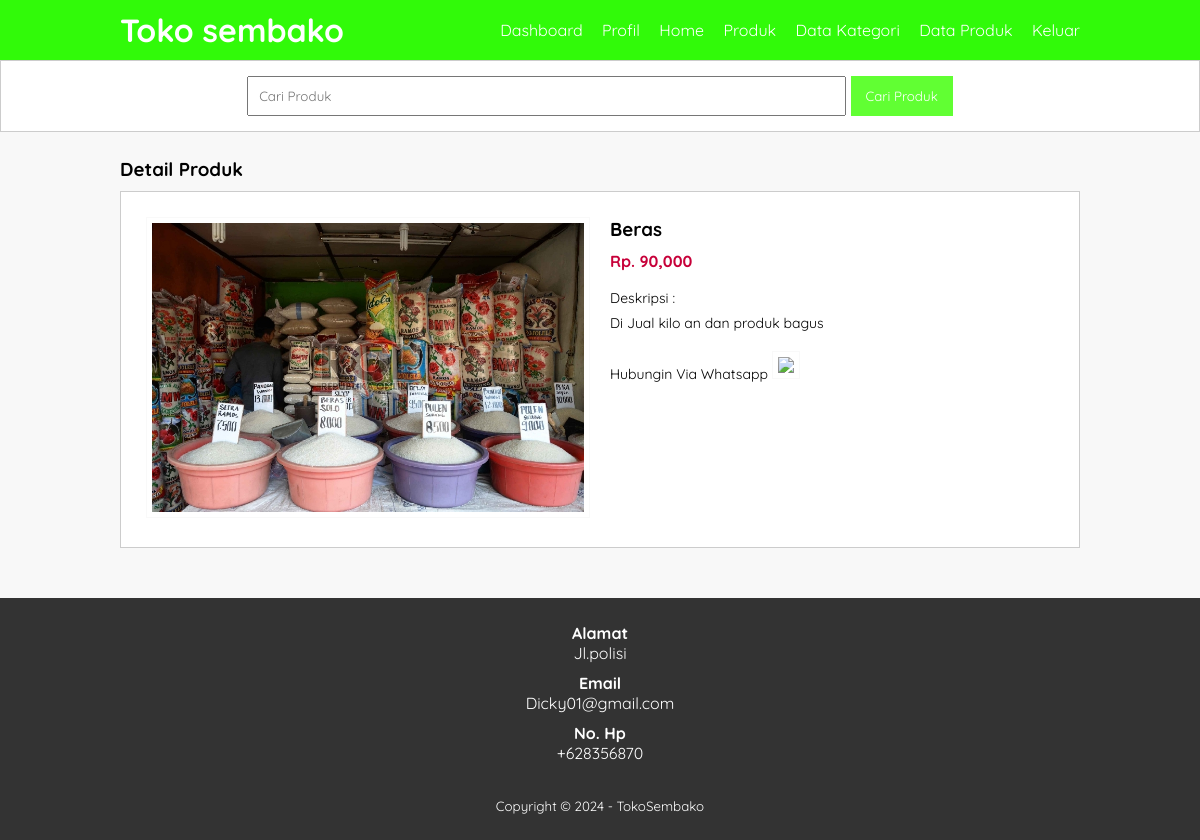
The page /detail-produk.php?id=12 on the database its author committed.
### tables this page shows
CREATE TABLE `tb_product` (
  `product_id` int(11) NOT NULL,
  `category_id` int(11) NOT NULL,
  `product_name` varchar(100) NOT NULL,
  `product_price` int(11) NOT NULL,
  `product_description` text NOT NULL,
  `product_image` varchar(100) NOT NULL,
  `product_status` tinyint(1) NOT NULL,
  `date_created` timestamp NOT NULL DEFAULT current_timestamp()
);

### detail-produk.php (the view, shortened to what this page needs)
<?php
	include 'db.php';
	$kontak = mysqli_query($conn, "SELECT admin_telp, admin_email, admin_address FROM tb_admin WHERE admin_id = 1");
	$a = mysqli_fetch_object($kontak);
	$produk = mysqli_query($conn, "SELECT * FROM tb_product WHERE product_id = '".$_GET['id']."' ");
	$p = mysqli_fetch_object($produk);
 ?>
<!DOCTYPE html>
<html>
<head>
	<link rel="stylesheet" type="text/css" href="css/style.css">
</head>
<body>
	<header>
		<div class="container">
		<h1><a href="dashboard.php">Toko sembako</a></h1>
		<ul>
			<li><a href="dashboard.php">Dashboard</a></li>
			<li><a href="profil.php">Profil</a></li>
			<li><a href="index.php">Home</a></li>
			<li><a href="produk.php">Produk</a></li>
			<li><a href="data-kategori.php">Data Kategori</a></li>
			<li><a href="data-produk.php">Data Produk</a></li>
			<li><a href="keluar.php">Keluar</a></li>
		</ul>
		</div>
	</header>
	<div class="search">
		<div class="container">
			<form action="produk.php">
				<input type="text" name="search" placeholder="Cari Produk" value="<?php echo $_GET['search'] ?>">
				<input type="submit" name="cari" value="Cari Produk">
			</form>
		</div>
	</div>
	<div class="section">
		<div class="container">
			<h3>Detail Produk</h3>
			<div class="box">
				<div class="col-2">
				<img src="produk/<?php echo $p->product_image ?>" width="100%">
				</div>
				<div class="col-2">
				<h3><?php echo $p->product_name ?></h3>
				<h4>Rp. <?php echo number_format($p->product_price) ?></h4>
				<p>Deskripsi :<br>
					<?php echo $p->product_description ?>
				</p>
				<p><a href="https://api.whatsapp.com/send?phone=<?php echo $a->admin_telp ?>&text=Hai, saya tertarik dengan produk Anda." target="_blank">
					Hubungin Via Whatsapp
					<img src="img/wa.png" width="50px"></a></p>
				</div>
			</div>
		</div>
	</div>
		<div class="footer">
			<div class="container">
				<h4>Alamat</h4>
				<p><?php echo $a->admin_address ?></p>
				<h4>Email</h4>
				<p><?php echo $a->admin_email ?></p>
				<h4>No. Hp</h4>
				<p><?php echo $a->admin_telp ?></p>
				<small>Copyright &copy; 2024 - TokoSembako</small>
			</div>
		</div>
</body>
</html>

### css/style.css (style rules this page uses)
* { padding:0; margin:0; font-family: 'Quicksand', sans-serif; }
body { background-color: #f8f8f8; }
a { color: inherit; text-decoration: none; }
header { background-color: #31FA09; color: #fff; }
header h1 { float: left; padding:10px 0; }
header ul { float: right; }
header ul li { display: inline-block; }
header ul li a { padding:20px 0 20px 15px; display: inline-block; }
.container { width: 80%; margin:0 auto; }
.container:after { content: ''; display: block; clear: both; }
.section { padding:25px 0; }
.box { background-color: #fff; border:1px solid #ccc; padding:15px; box-sizing: border-box; margin:10px 0 25px 0; }
.box:after { content: ''; display: block; clear: both; }
.search { padding:15px 0; background-color: #fff; border:1px solid #ccc; text-align: center; }
.search input[type=text] { width: 60%; padding:10px; }
.search input[type=submit] { padding:12px 15px; background-color: #61FF33; color:#fff; border:none; cursor: pointer; }
.footer { padding:25px 0; background-color: #333; color: #fff; text-align: center; }
.footer p { margin-bottom: 10px; }
.footer small { margin-top: 25px; display: inline-block; }
.col-2 { width: 50%; min-height: 200px; padding:10px; box-sizing: border-box; float: left; }
.col-2 img { border:1px solid #f9f9f9; padding:5px; box-sizing: border-box; }
.col-2 h3 { margin-bottom: 10px; }
.col-2 h4 { color: #C70039; }
.col-2 p { margin:15px 0; text-align: justify; line-height: 25px; font-size:14px; }

### rows shown on the page
tb_product: product_image (picture), product_name "Beras", product_price "90,000", product_description "Di Jual kilo an dan produk bagus"

### other values the page prints
$a->admin_address "Jl.polisi"
$a->admin_email "Dicky01@gmail.com"
$a->admin_telp "+628356870"
